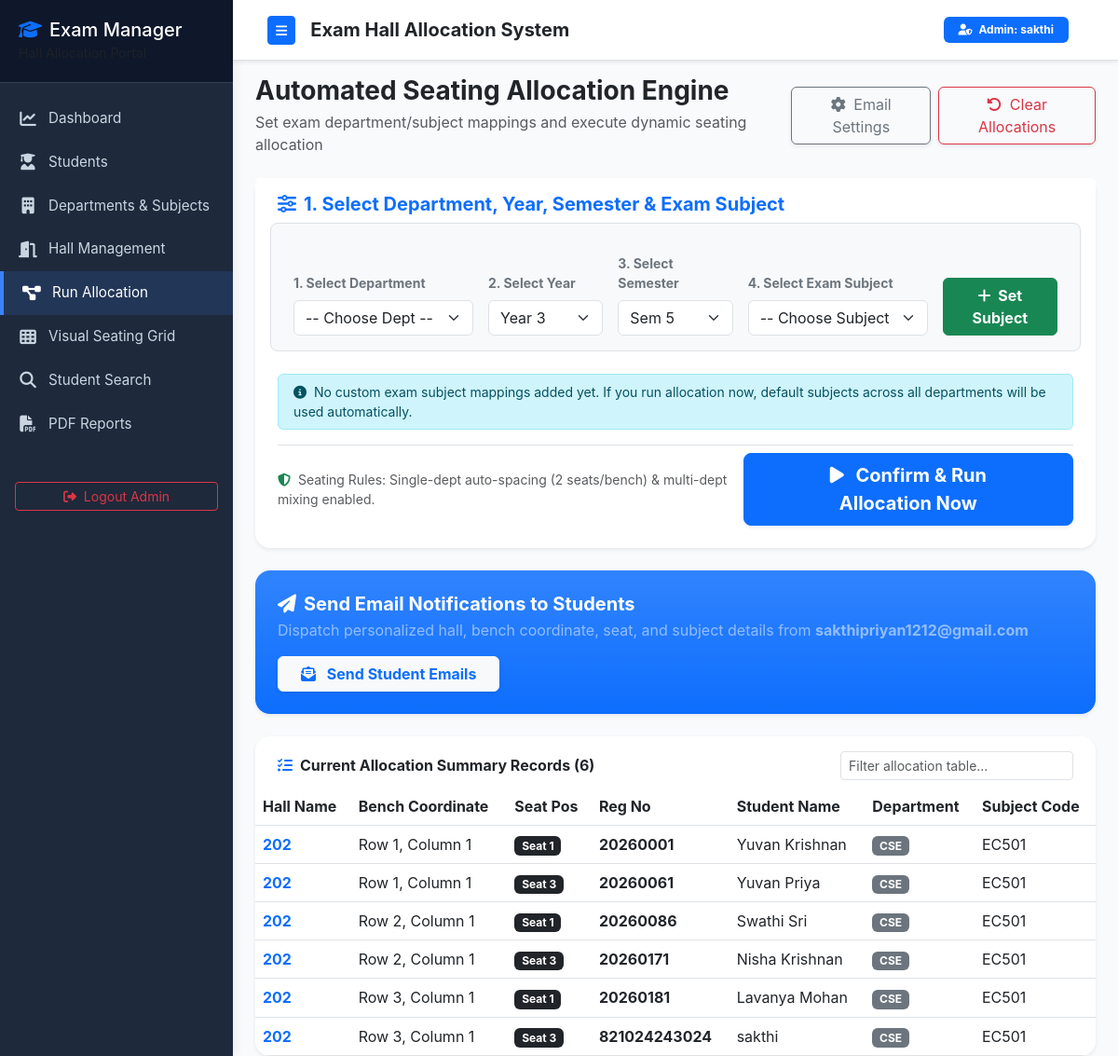
Screenshot of /allocation (signed in) with the database file from the repository.
### tables this page shows
CREATE TABLE settings (
            key TEXT PRIMARY KEY,
            value TEXT NOT NULL
        );

CREATE TABLE allocations (
            id INTEGER PRIMARY KEY AUTOINCREMENT,
            student_id INTEGER UNIQUE NOT NULL,
            hall_id INTEGER NOT NULL,
            bench_row INTEGER NOT NULL,
            bench_col INTEGER NOT NULL,
            seat_position INTEGER NOT NULL,
            subject_id INTEGER,
            allocated_at TIMESTAMP DEFAULT CURRENT_TIMESTAMP,
            FOREIGN KEY (student_id) REFERENCES students (id) ON DELETE CASCADE,
            FOREIGN KEY (hall_id) REFERENCES halls (id) ON DELETE CASCADE,
            FOREIGN KEY (subject_id) REFERENCES subjects (id) ON DELETE SET NULL
        );

CREATE TABLE halls (
            id INTEGER PRIMARY KEY AUTOINCREMENT,
            hall_name TEXT UNIQUE NOT NULL,
            rows INTEGER DEFAULT 5,
            cols INTEGER DEFAULT 3,
            capacity_per_bench INTEGER DEFAULT 3,
            total_capacity INTEGER NOT NULL
        );

CREATE TABLE students (
            id INTEGER PRIMARY KEY AUTOINCREMENT,
            reg_no TEXT UNIQUE NOT NULL,
            name TEXT NOT NULL,
            dept_id INTEGER,
            year INTEGER NOT NULL,
            semester INTEGER NOT NULL,
            email TEXT NOT NULL,
            is_absent INTEGER DEFAULT 0,
            FOREIGN KEY (dept_id) REFERENCES departments (id) ON DELETE SET NULL
        );

CREATE TABLE departments (
            id INTEGER PRIMARY KEY AUTOINCREMENT,
            name TEXT UNIQUE NOT NULL,
            code TEXT UNIQUE NOT NULL
        );

CREATE TABLE subjects (
            id INTEGER PRIMARY KEY AUTOINCREMENT,
            dept_id INTEGER NOT NULL,
            subject_code TEXT UNIQUE NOT NULL,
            subject_name TEXT NOT NULL,
            year INTEGER NOT NULL,
            semester INTEGER NOT NULL,
            FOREIGN KEY (dept_id) REFERENCES departments (id) ON DELETE CASCADE
        );

### app.py (the view)
@app.route('/allocation')
@admin_required
def allocation_view():
    allocations = models.get_all_allocations()
    settings = models.get_settings()
    departments = models.get_all_departments()
    subjects = models.get_all_subjects()
    if 'session_mappings' not in session:
        session['session_mappings'] = []
    return render_template(
        'allocation.html',
        allocations=allocations,
        settings=settings,
        departments=departments,
        subjects=subjects,
        session_mappings=session['session_mappings']
    )

### app.py (called while the page is built)
def admin_required(f):
    @wraps(f)
    def decorated_function(*args, **kwargs):
        if not session.get('admin_logged_in'):
            flash('Please login as admin to access this page.', 'warning')
            return redirect(url_for('login'))
        return f(*args, **kwargs)
    return decorated_function

### database.py (called while the page is built)
def get_db_connection():
    conn = sqlite3.connect(DB_PATH)
    conn.row_factory = sqlite3.Row
    conn.execute("PRAGMA foreign_keys = ON;")
    return conn

### models.py (called while the page is built)
def get_all_departments():
    conn = get_db_connection()
    cursor = conn.cursor()
    cursor.execute("""
        SELECT d.*, COUNT(s.id) as student_count
        FROM departments d
        LEFT JOIN students s ON d.id = s.dept_id
        GROUP BY d.id
        ORDER BY d.name
    """)
    depts = cursor.fetchall()
    conn.close()
    return depts

def get_all_subjects(dept_id=None, year=None, semester=None):
    conn = get_db_connection()
    cursor = conn.cursor()
    query = """
        SELECT s.*, d.name as dept_name, d.code as dept_code
        FROM subjects s
        JOIN departments d ON s.dept_id = d.id
        WHERE 1=1
    """
    params = []
    if dept_id:
        query += " AND s.dept_id = ?"
        params.append(dept_id)
    if year:
        query += " AND s.year = ?"
        params.append(year)
    if semester:
        query += " AND s.semester = ?"
        params.append(semester)
    query += " ORDER BY s.subject_code"
    cursor.execute(query, params)
    subjects = cursor.fetchall()
    conn.close()
    return subjects

def get_settings():
    conn = get_db_connection()
    cursor = conn.cursor()
    cursor.execute("SELECT key, value FROM settings")
    settings = {row['key']: row['value'] for row in cursor.fetchall()}
    conn.close()
    return settings

### templates/allocation.html (shortened to what this page needs)
{% extends "base.html" %}
{% block content %}
<div class="d-flex justify-content-between align-items-center mb-4">
    <div>
        <h3 class="fw-bold mb-1 text-dark">Automated Seating Allocation Engine</h3>
        <p class="text-muted mb-0">Set exam department/subject mappings and execute dynamic seating allocation</p>
    </div>
    <div class="d-flex gap-2">
        <button class="btn btn-outline-secondary shadow-sm" data-bs-toggle="modal" data-bs-target="#smtpModal">
            <i class="fa-solid fa-gear me-1"></i> Email Settings
        </button>
        <form action="{{ url_for('clear_allocation_route') }}" method="POST" onsubmit="return confirm('Clear all current allocations?');">
            <button type="submit" class="btn btn-outline-danger shadow-sm">
                <i class="fa-solid fa-rotate-left me-1"></i> Clear Allocations
            </button>
        </form>
    </div>
</div>
<div class="card border-0 shadow-sm rounded-4 mb-4">
    <div class="card-header bg-white border-0 pt-3 px-4 d-flex justify-content-between align-items-center">
        <h5 class="fw-bold mb-0 text-primary">
            <i class="fa-solid fa-sliders me-2"></i>1. Select Department, Year, Semester & Exam Subject
        </h5>
    </div>
    <div class="card-body px-4 pb-4">
        <form action="{{ url_for('add_mapping_route') }}" method="POST" class="row g-3 align-items-end mb-4 bg-light p-3 rounded-3 border">
            <div class="col-md-3">
                <label class="form-label fw-bold small text-secondary">1. Select Department</label>
                <select name="dept_id" class="form-select" id="deptSelect" required>
                    <option value="">-- Choose Dept --</option>
                </select>
            </div>
            <div class="col-md-2">
                <label class="form-label fw-bold small text-secondary">2. Select Year</label>
                <select name="year" class="form-select" required>
                    {% for y in range(1, 5) %}
                    <option value="{{ y }}" {% if y == 3 %}selected{% endif %}>Year {{ y }}</option>
                    {% endfor %}
                </select>
            </div>
            <div class="col-md-2">
                <label class="form-label fw-bold small text-secondary">3. Select Semester</label>
                <select name="semester" class="form-select" required>
                    {% for s in range(1, 9) %}
                    <option value="{{ s }}" {% if s == 5 %}selected{% endif %}>Sem {{ s }}</option>
                    {% endfor %}
                </select>
            </div>
            <div class="col-md-3">
                <label class="form-label fw-bold small text-secondary">4. Select Exam Subject</label>
                <select name="subject_id" class="form-select" required>
                    <option value="">-- Choose Subject --</option>
                </select>
            </div>
            <div class="col-md-2">
                <button type="submit" class="btn btn-success w-100 fw-bold">
                    <i class="fa-solid fa-plus me-1"></i> Set Subject
                </button>
            </div>
        </form>
        {% if session_mappings %}
        <div class="table-responsive mb-3 border rounded-3 overflow-hidden">
            <table class="table table-hover align-middle mb-0">
                <thead class="table-dark">
                    <tr>
                        <th>Department</th>
                        <th>Year / Sem</th>
                        <th>Mapped Subject Code</th>
                        <th>Subject Name</th>
                        <th class="text-end">Action</th>
                    </tr>
                </thead>
                <tbody>
                    {% for m in session_mappings %}
                    <tr>
                        <td class="fw-bold"><span class="badge bg-primary me-2">{{ m.dept_code }}</span> {{ m.dept_name }}</td>
                        <td>Year {{ m.year }}, Semester {{ m.semester }}</td>
                        <td class="fw-bold text-success">{{ m.subject_code }}</td>
                        <td>{{ m.subject_name }}</td>
                        <td class="text-end">
                            <form action="{{ url_for('remove_mapping_route', idx=loop.index0) }}" method="POST" class="d-inline">
                                <button type="submit" class="btn btn-sm btn-outline-danger border-0"><i class="fa-solid fa-xmark"></i></button>
                            </form>
                        </td>
                    </tr>
                    {% endfor %}
                </tbody>
            </table>
        </div>
        {% else %}
        <div class="alert alert-info py-2 mb-3 small">
            <i class="fa-solid fa-info-circle me-1"></i> No custom exam subject mappings added yet. If you run allocation now, default subjects across all departments will be used automatically.
        </div>
        {% endif %}
        <div class="d-flex justify-content-between align-items-center pt-2 border-top">
            <span class="text-muted small">
                <i class="fa-solid fa-shield-halved me-1 text-success"></i> Seating Rules: Single-dept auto-spacing (2 seats/bench) & multi-dept mixing enabled.
            </span>
            <form action="{{ url_for('run_allocation_route') }}" method="POST">
                <button type="submit" class="btn btn-primary btn-lg shadow-sm px-5 fw-bold">
                    <i class="fa-solid fa-play me-2"></i> Confirm & Run Allocation Now
                </button>
            </form>
        </div>
    </div>
</div>
<div class="card border-0 shadow-sm rounded-4 mb-4 bg-gradient bg-primary text-white p-4">
    <div class="d-flex justify-content-between align-items-center flex-wrap gap-3">
        <div>
            <h5 class="fw-bold mb-1"><i class="fa-solid fa-paper-plane me-2"></i>Send Email Notifications to Students</h5>
            <p class="mb-0 text-white-50">Dispatch personalized hall, bench coordinate, seat, and subject details from <strong>{{ settings.get('sender_email', 'sakthipriyan1212@gmail.com') }}</strong></p>
        </div>
        <div>
            <form action="{{ url_for('send_emails_route') }}" method="POST">
                <button type="submit" class="btn btn-light text-primary fw-bold px-4 shadow-sm" {% if not allocations %}disabled{% endif %}>
                    <i class="fa-solid fa-envelope-open-text me-2"></i> Send Student Emails
                </button>
            </form>
        </div>
    </div>
</div>
<div class="card border-0 shadow-sm rounded-4 overflow-hidden">
    <div class="card-header bg-white border-0 pt-3 px-4 d-flex justify-content-between align-items-center">
        <h6 class="fw-bold mb-0"><i class="fa-solid fa-list-check me-2 text-primary"></i>Current Allocation Summary Records ({{ allocations|length }})</h6>
        <input type="text" class="form-control form-control-sm table-search" style="width: 250px;" data-table="allocTable" placeholder="Filter allocation table...">
    </div>
    <div class="card-body p-0">
        <div class="table-responsive">
            <table class="table table-hover align-middle mb-0" id="allocTable">
                <thead class="bg-light">
                    <tr>
                        <th>Hall Name</th>
                        <th>Bench Coordinate</th>
                        <th>Seat Pos</th>
                        <th>Reg No</th>
                        <th>Student Name</th>
                        <th>Department</th>
                        <th>Subject Code</th>
                    </tr>
                </thead>
                <tbody>
                    {% for a in allocations %}
                    <tr>
                        <td class="fw-bold text-primary">{{ a.hall_name }}</td>
                        <td>Row {{ a.bench_row }}, Column {{ a.bench_col }}</td>
                        <td><span class="badge bg-dark">Seat {{ a.seat_position }}</span></td>
                        <td class="fw-bold">{{ a.reg_no }}</td>
                        <td>{{ a.student_name }}</td>
                        <td><span class="badge bg-secondary">{{ a.dept_code }}</span></td>
                        <td>{{ a.subject_code or 'N/A' }}</td>
                    </tr>
                    {% endfor %}
                </tbody>
            </table>
        </div>
    </div>
</div>
{% endblock %}

### static/css/style.css (style rules this page uses)
:root { --primary-color: #2563eb; --primary-hover: #1d4ed8; --bg-dark: #0f172a; --card-bg: #ffffff; --sidebar-bg: #1e293b; --sidebar-color: #cbd5e1; --sidebar-active: #3b82f6; --text-main: #334155; --text-muted: #64748b; --border-color: #e2e8f0; }
body { font-family: 'Inter', system-ui, -apple-system, sans-serif; background-color: #f8fafc; color: var(--text-main); overflow-x: hidden; }

### rows the page displays
settings: get "sakthipriyan1212@gmail.com"
allocations: hall_name "202", bench_row "1", bench_col "1", seat_position "1", reg_no "20260001", student_name "Yuvan Krishnan", dept_code "CSE", subject_code "EC501"
allocations: hall_name "202", bench_row "1", bench_col "1", seat_position "3", reg_no "20260061", student_name "Yuvan Priya", dept_code "CSE", subject_code "EC501"
allocations: hall_name "202", bench_row "2", bench_col "1", seat_position "1", reg_no "20260086", student_name "Swathi Sri", dept_code "CSE", subject_code "EC501"
allocations: hall_name "202", bench_row "2", bench_col "1", seat_position "3", reg_no "20260171", student_name "Nisha Krishnan", dept_code "CSE", subject_code "EC501"
allocations: hall_name "202", bench_row "3", bench_col "1", seat_position "1", reg_no "20260181", student_name "Lavanya Mohan", dept_code "CSE", subject_code "EC501"
allocations: hall_name "202", bench_row "3", bench_col "1", seat_position "3", reg_no "821024243024", student_name "sakthi", dept_code "CSE", subject_code "EC501"

### other values shown
{{ allocations|length }} "6"
